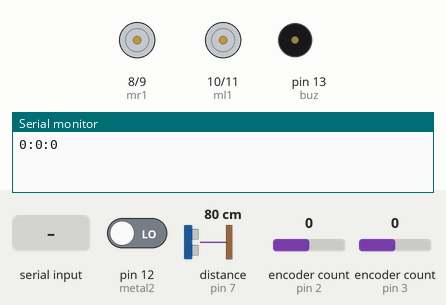
Simulated run of this sketch. Board: Arduino Uno, built with avr-gcc and run on an emulated ATmega328P. Parts: motor-driver pin pairs drawn as motors (green arrow = first pin HIGH = forward, orange = second pin HIGH = backward, longer = more drive), buzzer (waves = sounding, pin HIGH), the last lines printed to the serial monitor. Wiring (inferred from the names in the program): ultrasonic range finder: trigger pin 6; echo pin 7. The test bench sets the inputs (shaded band); at power-on: distance to the obstacle (sensor on pin 7) 80 cm, pin 12 (metal2) LOW, encoder count (sensors on pin 2, pin 3) 0. The echo pulse lasts 58.3 µs per cm; pins used as bus, display or sensor lines are not drawn.

Above: at 1.2 s.
1.3 s: distance to the obstacle (sensor on pin 7) set to 17 cm
At 2.6 s:
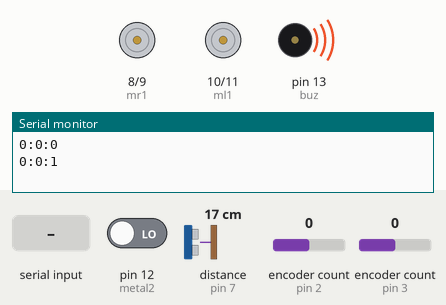
4.3 s: "w" received over Serial
At 4.7 s:
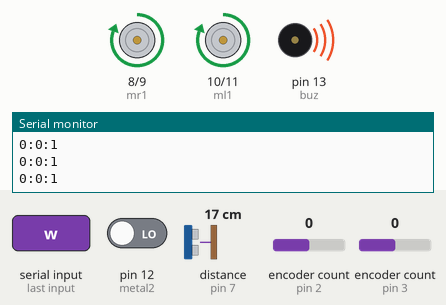
5.8 s: "d" received over Serial
At 7.0 s:
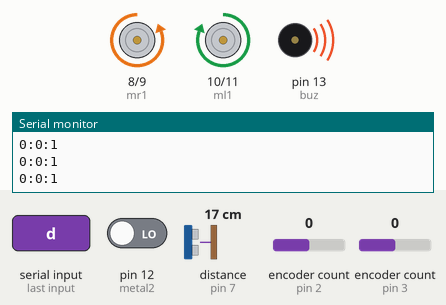
8.8 s: "a" received over Serial
At 9.3 s:
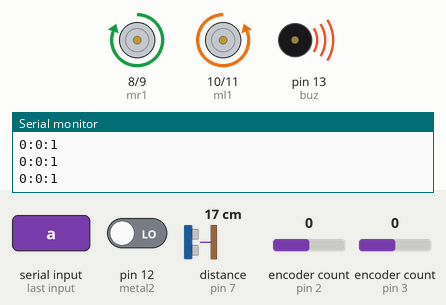
10.3 s: "s" received over Serial
At 11.6 s:
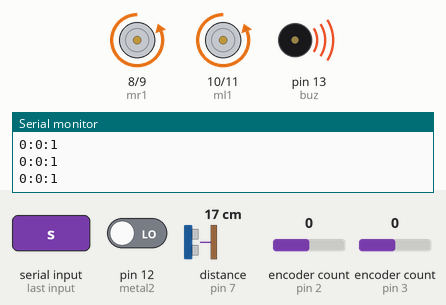
13.3 s: "w" received over Serial
At 13.9 s:
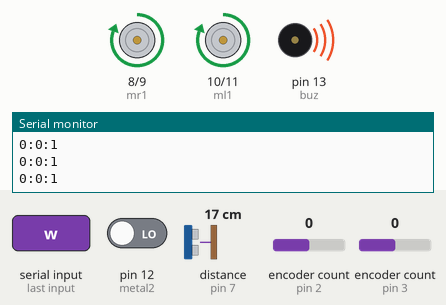
Timing chart, 0 to 16.3 s (numbered marks = the images above; inputs shaded):
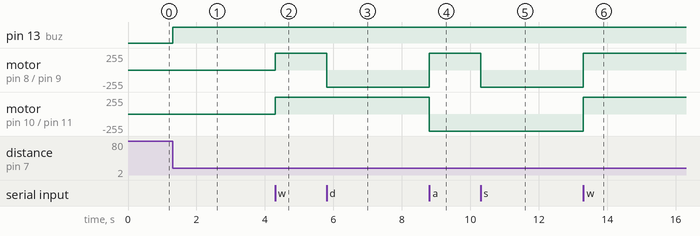

The sketch:

roboton_final.ino
```cpp
#include <Timer.h>
#include <Encoder.h>


// timer
Timer t;

//motors
int mr1 = 8;
int mr2 = 9;

int ml1 = 10;
int ml2 = 11;


// metal
int metal2 = 12;

int finall = 0;

//ultrasonic
int trig = 6;
int echo = 7;
int duration ;
unsigned dis;

// buzzer
int buz = 13;

// encoder
Encoder knobRight(2, 4);
Encoder knobLeft(3, 5);

long newLeft, newRight;
long positionLeft  = -999;
long positionRight = -999;
void setup() {
  // put your setup code here, to run once:
  Serial.begin(9600);
  // Serial.println("TwoEncoder Test:");

  pinMode(trig, OUTPUT);
  pinMode(ml1, OUTPUT);
  pinMode(ml2, OUTPUT);
  pinMode(mr1, OUTPUT);
  pinMode(mr2, OUTPUT);
  pinMode(buz, OUTPUT);
  t.every(1000, send_data);

}

void loop() {
  t.update();

  // put your main code here, to run repeatedly:
  if (Serial.available() > 0)
  {
    char motion = Serial.read();
    movee(motion);
  }
  // ultra metal
  boolean get_ultra = get_ultrasonic();

  boolean met = metal();
  finall = final(get_ultra, met);


  // encoder

  newLeft = knobLeft.read();
  newRight = knobRight.read();

  if (newLeft != positionLeft || newRight != positionRight) {
    //Serial.print("Left = ");

    positionLeft = newLeft;
    positionRight = newRight;
  }
}

void send_data()
{
  Serial.print(positionLeft);
  Serial.print(":");
  Serial.print(positionRight);
  Serial.print(":");
  Serial.print(finall);
  Serial.println();
}


void movee(char motion)
{
  switch (motion)
  {
    case 'w':
      forward();
      break;
    case 'd':
      right();
      break;
    case 'a':
      left();
      break;
    case's':
      backward();
      break;
    case'n':
      stopp();
      break;
    case 'z':
      buzz_start();
      break;
    case 'x':
      buzz_stop();
      break;
      // default , backward
  }
}
void buzz_start()
{
  digitalWrite(buz, HIGH);
}

void buzz_stop()
{
  digitalWrite(buz, LOW);
}

void forward()
{
  digitalWrite(mr1, HIGH);
  digitalWrite(mr2, LOW);
  digitalWrite(ml1, HIGH);
  digitalWrite(ml2, LOW);

}
void left()
{
  digitalWrite(ml1, LOW);
  digitalWrite(ml2, HIGH);
  digitalWrite(mr1, HIGH);
  digitalWrite(mr2, LOW);


}
void right()
{
  digitalWrite(ml1, HIGH);
  digitalWrite(ml2, LOW);
  digitalWrite(mr1, LOW);
  digitalWrite(mr2, HIGH);

}
void stopp()
{
  digitalWrite(ml1, LOW);
  digitalWrite(ml2, LOW);
  digitalWrite(mr1, LOW);
  digitalWrite(mr2, LOW);
}
void backward()
{
  digitalWrite(ml1, LOW);
  digitalWrite(ml2, HIGH);
  digitalWrite(mr1, LOW);
  digitalWrite(mr2, HIGH);
}

bool get_ultrasonic()
{
  digitalWrite(trig, HIGH);
  delayMicroseconds(2);
  digitalWrite(trig, LOW);
  delayMicroseconds(5);
  digitalWrite(trig, HIGH);
  duration = pulseIn(echo, HIGH);
  dis = (duration / 2) / 29.1;

  if (dis < 20)
  {
    buzz_start();
    return true;
  }
  else
  {
    buzz_stop();
    return false;
  }
}

bool metal()
{
  int metal_det = digitalRead(metal2);
  // high or 1 ??
  if (metal_det == 1)
  {
    return true;
  }
  else
  {
    return false;
  }
}

int final(boolean ultrasonic , boolean metal)
{

  if (ultrasonic == true)
  {
    buzz_start();
    return 1;
  }
  else if (metal == true)
  {
    buzz_start();
    return 2;
  }
  else
  {

    return 0;
  }

}
```

Measured:
- after the input at 1.3 s, pin 13 (buz): LOW → HIGH at once
- after the input at 4.3 s, motor on pin 8 (mr1) / pin 9 (mr2), motor on pin 10 (ml1) / pin 11 (ml2): stopped → forward 255/255 at once
- after the input at 5.8 s, motor on pin 8 (mr1) / pin 9 (mr2): forward 255/255 → backward 255/255 at once
- after the input at 8.8 s, motor on pin 8 (mr1) / pin 9 (mr2): backward 255/255 → forward 255/255 at once; motor on pin 10 (ml1) / pin 11 (ml2): forward 255/255 → backward 255/255 at once
- after the input at 10.3 s, motor on pin 8 (mr1) / pin 9 (mr2): forward 255/255 → backward 255/255 at once
- after the input at 13.3 s, motor on pin 8 (mr1) / pin 9 (mr2), motor on pin 10 (ml1) / pin 11 (ml2): backward 255/255 → forward 255/255 at once
